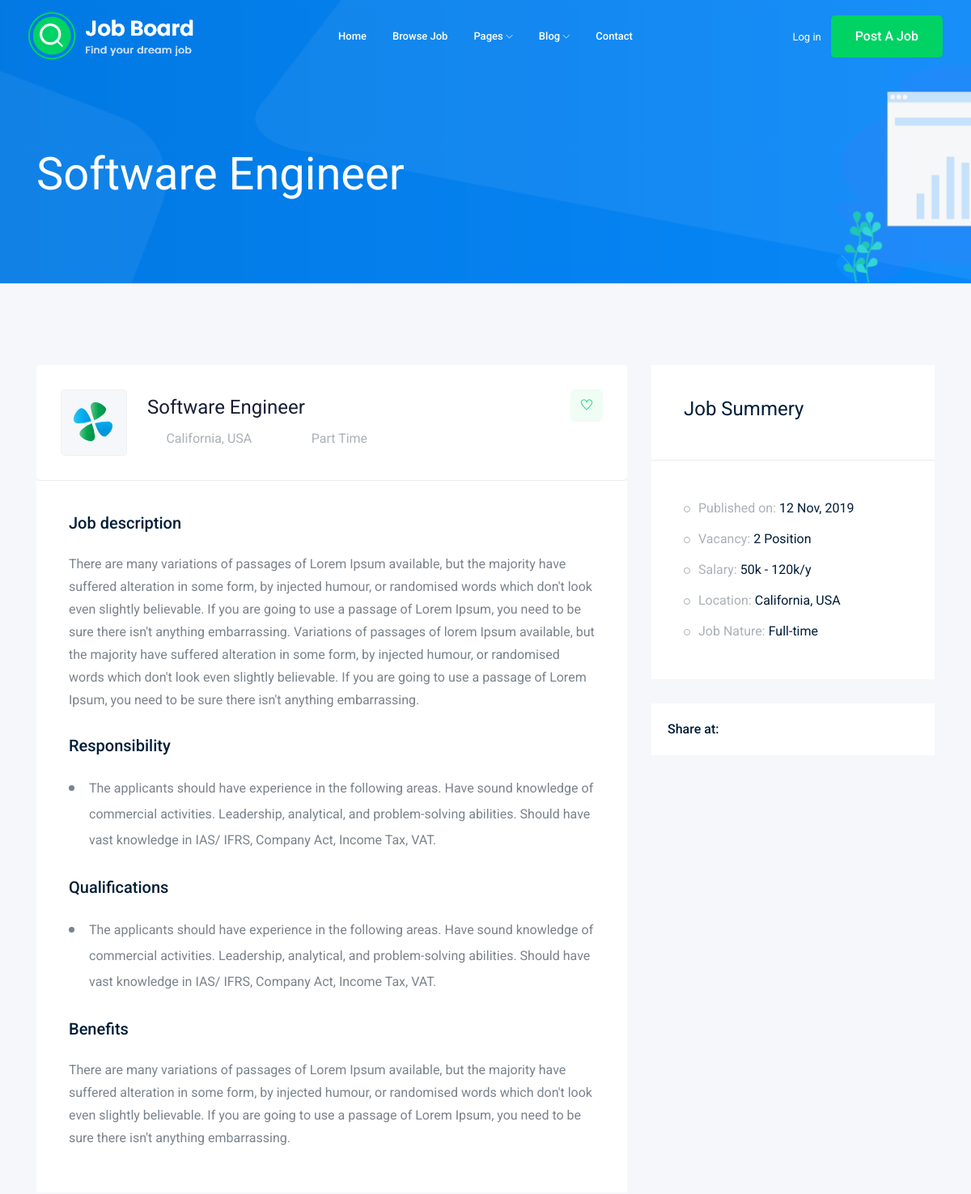
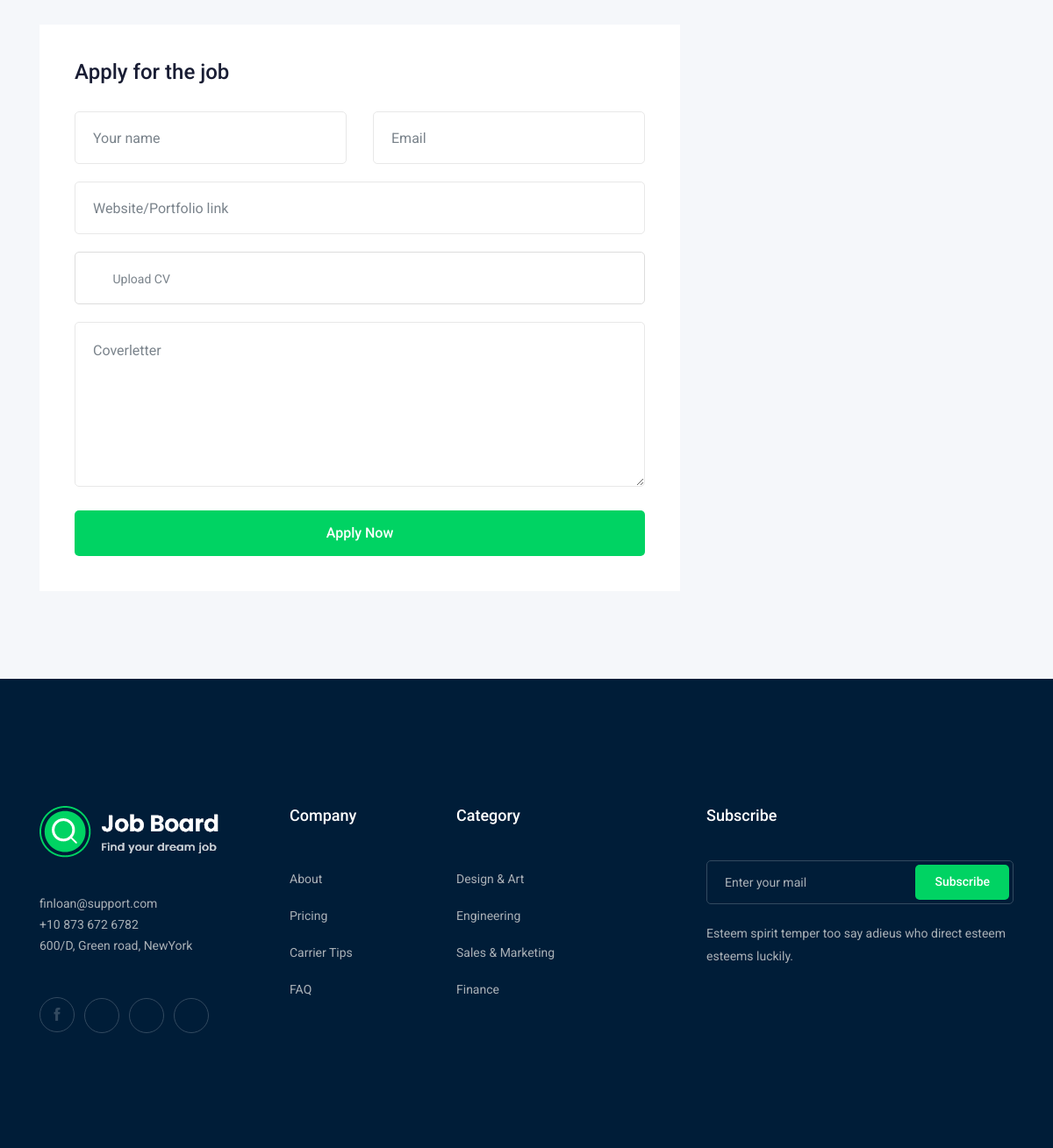
/software-engineer/, run on the app's committed database (2 pictures, top to bottom).
### job/models.py (models this page shows, shortened)
class Job(models.Model):
    user=models.ForeignKey(User, on_delete=models.CASCADE)
    title=models.CharField(max_length=200)
    job_type=models.CharField(max_length=20, choices=JOB_TYPE)
    description=models.TextField()
    responsibilities=models.TextField()
    qualifications=models.TextField()
    benefits=models.TextField()
    published_date=models.DateTimeField(auto_now_add=True)
    vacancy=models.IntegerField(default=1)
    salary=models.IntegerField(default=0)
    experience=models.CharField(max_length=100)
    category=models.ForeignKey(Category, on_delete=models.CASCADE, related_name='jobs')
    slug=models.SlugField(blank=True, null=True)

### job/views.py (the view)
# urls.py: path('<slug:slug>/', views.job_detail, name='job_detail'),
def job_detail(request, slug):
    job = Job.objects.get(slug=slug)
    return render(request, 'job/job_details.html',
         {'job': job}
         )

### job/templates/job/job_details.html (shortened to what this page needs)
{% extends 'job/layout.html' %}
{% block body %}
    <div class="bradcam_area bradcam_bg_1">
        <div class="container">
            <div class="row">
                <div class="col-xl-12">
                    <div class="bradcam_text">
                        <h3>{{job.title}}</h3>
                    </div>
                </div>
            </div>
        </div>
    </div>
    <div class="job_details_area">
        <div class="container">
            <div class="row">
                <div class="col-lg-8">
                    <div class="job_details_header">
                        <div class="single_jobs white-bg d-flex justify-content-between">
                            <div class="jobs_left d-flex align-items-center">
                                <div class="thumb">
                                    <img src="img/svg_icon/1.svg" alt="">
                                </div>
                                <div class="jobs_conetent">
                                    <a href="#"><h4>{{job.title}}</h4></a>
                                    <div class="links_locat d-flex align-items-center">
                                        <div class="location">
                                            <p> <i class="fa fa-map-marker"></i> California, USA</p>
                                        </div>
                                        <div class="location">
                                            <p> <i class="fa fa-clock-o"></i> {{job.job_type}}</p>
                                        </div>
                                    </div>
                                </div>
                            </div>
                            <div class="jobs_right">
                                <div class="apply_now">
                                    <a class="heart_mark" href="#"> <i class="ti-heart"></i> </a>
                                </div>
                            </div>
                        </div>
                    </div>
                    <div class="descript_wrap white-bg">
                        <div class="single_wrap">
                            <h4>Job description</h4>
                            <p>{{job.description}}</p>
                        </div>
                        <div class="single_wrap">
                            <h4>Responsibility</h4>
                            <ul>
                                <li>{{job.responsibilities}}</li>
                            </ul>
                        </div>
                        <div class="single_wrap">
                            <h4>Qualifications</h4>
                            <ul>
                                <li>{{job.qualifications}} </li>
                            </ul>
                        </div>
                        <div class="single_wrap">
                            <h4>Benefits</h4>
                            <p>{{job.benefits}}</p>
                        </div>
                    </div>
                    <div class="apply_job_form white-bg">
                        <h4>Apply for the job</h4>
                        <form action="{% url 'apply_job' job.id %}" method="post" >
                            <div class="row">
                                <div class="col-md-6">
                                    <div class="input_field">
                                        <input type="text" placeholder="Your name">
                                    </div>
                                </div>
                                <div class="col-md-6">
                                    <div class="input_field">
                                        <input type="text" placeholder="Email">
                                    </div>
                                </div>
                                <div class="col-md-12">
                                    <div class="input_field">
                                        <input type="text" placeholder="Website/Portfolio link">
                                    </div>
                                </div>
                                <div class="col-md-12">
                                    <div class="input-group">
                                        <div class="input-group-prepend">
                                          <button type="button" id="inputGroupFileAddon03"><i class="fa fa-cloud-upload" aria-hidden="true"></i>
                                          </button>
                                        </div>
                                        <div class="custom-file">
                                          <label class="custom-file-label" for="inputGroupFile03">Upload CV</label>
                                        </div>
                                      </div>
                                </div>
                                <div class="col-md-12">
                                    <div class="input_field">
                                        <textarea name="#" id="" cols="30" rows="10" placeholder="Coverletter"></textarea>
                                    </div>
                                </div>
                                <div class="col-md-12">
                                    <div class="submit_btn">
                                        <button class="boxed-btn3 w-100" type="submit">Apply Now</button>
                                    </div>
                                </div>
                            </div>
                        </form>
                    </div>
                </div>
                <div class="col-lg-4">
                    <div class="job_sumary">
                        <div class="summery_header">
                            <h3>Job Summery</h3>
                        </div>
                        <div class="job_content">
                            <ul>
                                <li>Published on: <span>12 Nov, 2019</span></li>
                                <li>Vacancy: <span>2 Position</span></li>
                                <li>Salary: <span>50k - 120k/y</span></li>
                                <li>Location: <span>California, USA</span></li>
                                <li>Job Nature: <span> Full-time</span></li>
                            </ul>
                        </div>
                    </div>
                    <div class="share_wrap d-flex">
                        <span>Share at:</span>
                        <ul>
                            <li><a href="#"> <i class="fa fa-facebook"></i></a> </li>
                            <li><a href="#"> <i class="fa fa-google-plus"></i></a> </li>
                            <li><a href="#"> <i class="fa fa-twitter"></i></a> </li>
                            <li><a href="#"> <i class="fa fa-envelope"></i></a> </li>
                        </ul>
                    </div>
                    <div class="job_location_wrap">
                        <div class="job_lok_inner">
                            <div id="map" style="height: 200px;"></div>
                          </div>
                    </div>
                </div>
            </div>
        </div>
    </div>
{% endblock %}

### job/templates/job/layout.html (shortened to what this page needs)
{% load static %}
<!doctype html>
<html class="no-js" lang="zxx">
<head>
    <link rel="stylesheet" href="{% static 'css/bootstrap.min.css' %}">
    <link rel="stylesheet" href="{% static 'css/owl.carousel.min.css' %}">
    <link rel="stylesheet" href="{% static 'css/magnific-popup.css' %}">
    <link rel="stylesheet" href="{% static 'css/font-awesome.min.css' %}">
    <link rel="stylesheet" href="{% static 'css/themify-icons.css' %}">
    <link rel="stylesheet" href="{% static 'css/nice-select.css' %}">
    <link rel="stylesheet" href="{% static 'css/flaticon.css' %}">
    <link rel="stylesheet" href="{% static 'css/jquery-ui.css' %}">
    <link rel="stylesheet" href="{% static 'css/gijgo.css' %}">
    <link rel="stylesheet" href="{% static 'css/animate.min.css' %}">
    <link rel="stylesheet" href="{% static 'css/slicknav.css' %}">
    <link rel="stylesheet" href="{% static 'css/style.css' %}">
</head>
<body>
    <header>
        <div class="header-area ">
            <div id="sticky-header" class="main-header-area">
                <div class="container-fluid ">
                    <div class="header_bottom_border">
                        <div class="row align-items-center">
                            <div class="col-xl-3 col-lg-2">
                                <div class="logo">
                                    <a href="#">
                                        <img src="{% static 'img/logo.png' %}" alt="">
                                    </a>
                                </div>
                            </div>
                            <div class="col-xl-6 col-lg-7">
                                <div class="main-menu  d-none d-lg-block">
                                    <nav>
                                        <ul id="navigation">
                                            <li><a href="index.html">home</a></li>
                                            <li><a href="jobs.html">Browse Job</a></li>
                                            <li><a href="#">pages <i class="ti-angle-down"></i></a>
                                            </li>
                                            <li><a href="#">blog <i class="ti-angle-down"></i></a>
                                            </li>
                                            <li><a href="contact.html">Contact</a></li>
                                        </ul>
                                    </nav>
                                </div>
                            </div>
                            <div class="col-xl-3 col-lg-3 d-none d-lg-block">
                                <div class="Appointment">
                                    <div class="phone_num d-none d-xl-block">
                                        <a href="#">Log in</a>
                                    </div>
                                    <div class="d-none d-lg-block">
                                        <a class="boxed-btn3" href="#">Post a Job</a>
                                    </div>
                                </div>
                            </div>
                            <div class="col-12">
                            </div>
                        </div>
                    </div>
                </div>
            </div>
        </div>
    </header>
     {%block body%}
     {% endblock %}
    <footer class="footer">
        <div class="footer_top">
            <div class="container">
                <div class="row">
                    <div class="col-xl-3 col-md-6 col-lg-3">
                        <div class="footer_widget wow fadeInUp" data-wow-duration="1s" data-wow-delay=".3s">
                            <div class="footer_logo">
                                <a href="#">
                                    <img src="{% static 'img/logo.png' %}" alt="">
                                </a>
                            </div>
                            <p>
                                finloan@support.com <br>
                                +10 873 672 6782 <br>
                                600/D, Green road, NewYork
                            </p>
                            <div class="socail_links">
                                <ul>
                                    <li>
                                        <a href="#">
                                            <i class="ti-facebook"></i>
                                        </a>
                                    </li>
                                    <li>
                                        <a href="#">
                                            <i class="fa fa-google-plus"></i>
                                        </a>
                                    </li>
                                    <li>
                                        <a href="#">
                                            <i class="fa fa-twitter"></i>
                                        </a>
                                    </li>
                                    <li>
                                        <a href="#">
                                            <i class="fa fa-instagram"></i>
                                        </a>
                                    </li>
                                </ul>
                            </div>
                        </div>
                    </div>
                    <div class="col-xl-2 col-md-6 col-lg-2">
                        <div class="footer_widget wow fadeInUp" data-wow-duration="1.1s" data-wow-delay=".4s">
                            <h3 class="footer_title">
                                Company
                            </h3>
                            <ul>
                                <li><a href="#">About </a></li>
                                <li><a href="#"> Pricing</a></li>
                                <li><a href="#">Carrier Tips</a></li>
                                <li><a href="#">FAQ</a></li>
                            </ul>
                        </div>
                    </div>
                    <div class="col-xl-3 col-md-6 col-lg-3">
                        <div class="footer_widget wow fadeInUp" data-wow-duration="1.2s" data-wow-delay=".5s">
                            <h3 class="footer_title">
                                Category
                            </h3>
                            <ul>
                                <li><a href="#">Design & Art</a></li>
                                <li><a href="#">Engineering</a></li>
                                <li><a href="#">Sales & Marketing</a></li>
                                <li><a href="#">Finance</a></li>
                            </ul>
                        </div>
                    </div>
                    <div class="col-xl-4 col-md-6 col-lg-4">
                        <div class="footer_widget wow fadeInUp" data-wow-duration="1.3s" data-wow-delay=".6s">
                            <h3 class="footer_title">
                                Subscribe
                            </h3>
                            <form action="#" class="newsletter_form">
                                <input type="text" placeholder="Enter your mail">
                                <button type="submit">Subscribe</button>
                            </form>
                            <p class="newsletter_text">Esteem spirit temper too say adieus who direct esteem esteems
                                luckily.</p>
                        </div>
                    </div>
                </div>
            </div>
        </div>
    </footer>
</body>
</html>

### data on the page
Job: title "Software Engineer", job_type "Part Time", description "There are many variations of passages of Lorem Ipsum available, but the majority have suffered alteration in some form, by injected humour, or randomised words which don't look even slightly believable. If you are going to use a passage of Lorem Ipsum, you need to be sure there isn't anything embarrassing. Variations of passages of lorem Ipsum available, but the majority have suffered alteration in some form, by injected humour, or randomised words which don't look even slightly believable. If you are going to use a passage of Lorem Ipsum, you need to be sure there isn't anything embarrassing.", responsibilities "The applicants should have experience in the following areas. Have sound knowledge of commercial activities. Leadership, analytical, and problem-solving abilities. Should have vast knowledge in IAS/ IFRS, Company Act, Income Tax, VAT.", qualifications "The applicants should have experience in the following areas. Have sound knowledge of commercial activities. Leadership, analytical, and problem-solving abilities. Should have vast knowledge in IAS/ IFRS, Company Act, Income Tax, VAT.", benefits "There are many variations of passages of Lorem Ipsum available, but the majority have suffered alteration in some form, by injected humour, or randomised words which don't look even slightly believable. If you are going to use a passage of Lorem Ipsum, you need to be sure there isn't anything embarrassing."
